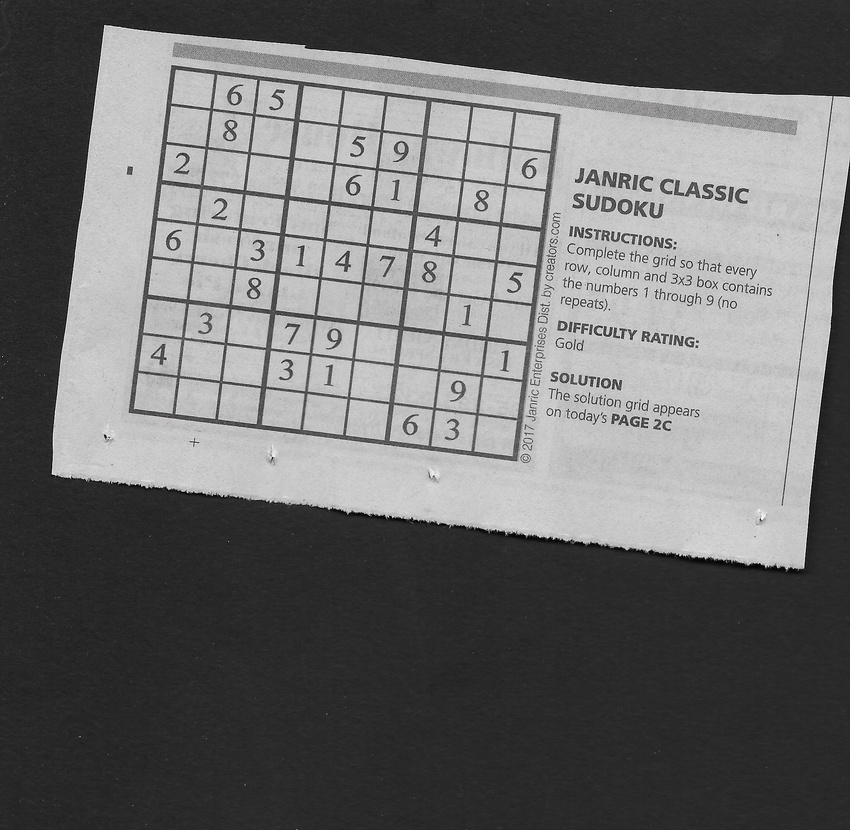
%> input picture Project Code/SCAN00051.JPG, 850 x 830 px, shrunk from 2000 x 1952 before the run
$ octave --eval "run_analysis('SCAN00051.JPG');"   (GNU Octave 9; MATLAB toolbox functions it lacks are replaced by stand-ins)
%> lines starting %> are read from the running program, lines starting %| are printed output that depends on the picture; in (x1, y1, x2, y2) boxes, pixels count from 0 and x2, y2 are one past the last pixel; in counts of white or black regions, pixels touching at a corner belong together; the program's own positions count from 1
### Project Code/find_angle.m
% Created by Sahil Pethe (ssp5329@rit.edu)

function angle = find_angle(img)
% This function is used to find the anlge we have to rotate the entire
% image by in order to get the individual squares to perform OCR on

% finding all the connected components in the image and filling the largest
% white space with black
CC = bwconncomp(img);
numPixels = cellfun(@numel,CC.PixelIdxList);
[biggest,idx] = max(numPixels);
img(CC.PixelIdxList{idx}) = 0;

% code for hough lines
img = edge(img,'canny');
[H,T,R] = hough(img);
P  = houghpeaks(H,5,'threshold',ceil(0.3*max(H(:))));

% finding the hough lines using the T, R and P values we got using the
% hough function
lines = houghlines(img,T,R,P,'FillGap',10,'MinLength',7);

% finding the end points of the line. Here it doesn't matter which line we
% take because we to just find the angle. Even if the line is
% perpendicular, it is fine since we will rotate it by 90 degrees
point1 = lines(2).point1;
point2 = lines(2).point2;

% calculating the slope of the line and finding the angle of the line to
% know what angle to rotate it by
slope = (point1(1)-point2(1))/(point1(2)-point2(2));
angle = atand(slope);

end

### Project Code/run_analysis.m
% Created by Sahil Pethe (ssp5329@rit.edu)

function run_analysis(filename)
%> called with filename = 'SCAN00051.JPG'
% this function is used to run the analysis on the images by using im2bw
% thresholding and then using function find_angle() to find the angle after
% which the entire image is rotated after which bwlabel is used to
% get the coordinates of the connected areas and then using max(r) and
% min(r) to get the min and max values of the rows and same for columns. We
% use this to get the square area we are trying to foucs on. After this, we
% use OCR to find the best guess for the number in the square.

% adding the test images path
addpath( '../TEST_IMAGES');
addpath( '../../TEST_IMAGES');

% reading the file name
img = imread(filename);
%> img is the input picture: size 830x850x3 uint8; mean R, G, B 110.7, 110.7, 110.7

% converting to black and white using thresholding
img1 = im2bw(img);
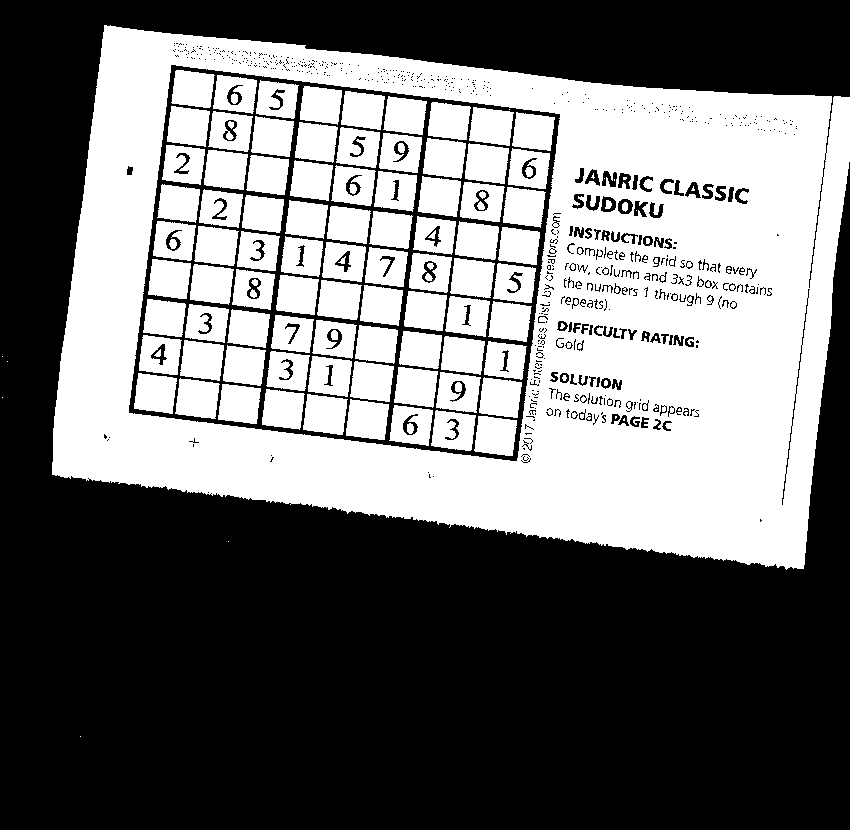
%> img1: size 830x850 logical; 44.2% white; 129 white regions (23 under 20 px), largest, box (x1, y1, x2, y2) and area: (52, 25, 850, 570) 201762, (303, 394, 348, 435) 1472, (465, 143, 509, 184) 1469

% finding angle to rotate the entire image by
angle = find_angle(img1);
%> in find_angle, `CC = bwconncomp(img);`: CC = 129 connected components
%> in find_angle, `numPixels = cellfun(@numel,CC.PixelIdxList);`: numPixels = 129 values, max 201762 at index 4, min 1 at index 1, mean 2417.2
%> in find_angle, `[biggest,idx] = max(numPixels);`: biggest = 201762; idx = 4
%> in find_angle, `[H,T,R] = hough(img);`:
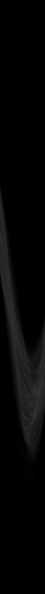
%> H: size 2375x180 double (shown at 1/4 size); min 0, max 295, mean 6.3; drawn with min black and max white
%> in find_angle, `[H,T,R] = hough(img);`: T = 180 values from -90 to 89; R = 2375 values from -1187 to 1187
%> in find_angle, `P  = houghpeaks(H,5,'threshold',ceil(0.3*max(H(:))));`: P = [876 8; 914 8; 953 8; 834 8; 1623 98]
%> in find_angle, `lines = houghlines(img,T,R,P,'FillGap',10,'MinLength',7);`: lines = 13 lines; longest, point1 to point2 (x, y): (144, 333) to (523, 379), (149, 295) to (527, 342), (139, 375) to (517, 421), (157, 257) to (532, 303), (413, 211) to (413, 219), (391, 390) to (391, 397)
%> in find_angle, `point1 = lines(2).point1;`: point1 = [149 295]
%> in find_angle, `point2 = lines(2).point2;`: point2 = [527 342]
%> in find_angle, `slope = (point1(1)-point2(1))/(point1(2)-point2(2));`: slope = 8.04
%> in find_angle, `angle = atand(slope);`: angle = 82.91
%> angle = 82.91

% rotating the original image as well as the modified image
img = imrotate(img, -angle);
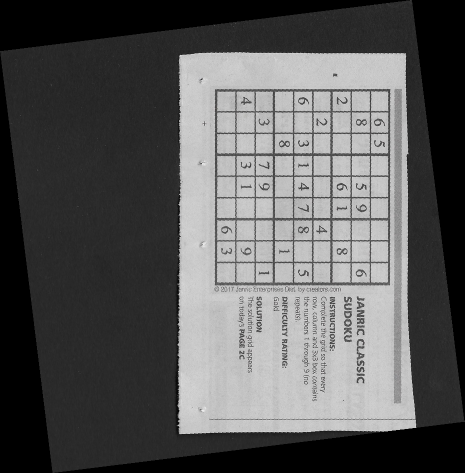
%> img: size 946x929x3 uint8 (shown at 1/2 size); mean R, G, B 88.8, 88.8, 88.8
img1 = imrotate(img1, -angle);
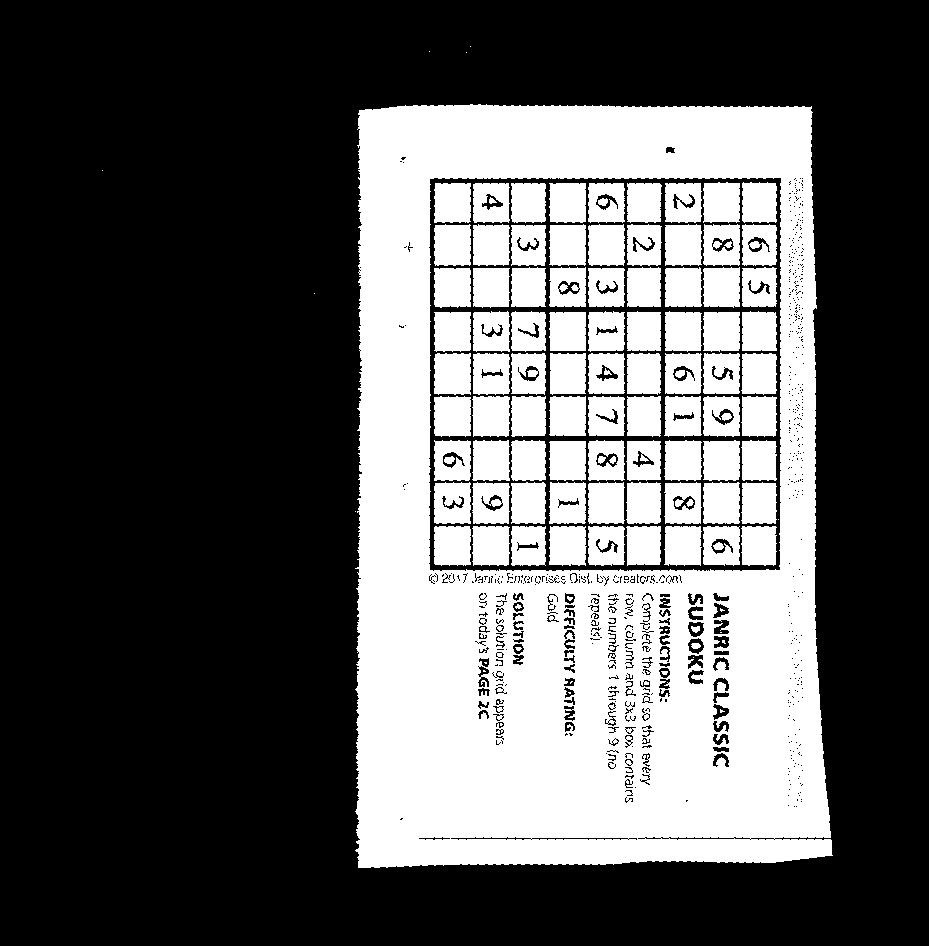
%> img1: size 946x929 logical; 35.5% white; 119 white regions (20 under 20 px), largest, box (x1, y1, x2, y2) and area: (355, 104, 833, 868) 201747, (434, 353, 471, 395) 1473, (703, 482, 740, 524) 1470
imshow(img);

% finding all the connected components in the image and filling the largest
% white space with black
CC = bwconncomp(img1);
%> CC = 119 connected components
numPixels = cellfun(@numel,CC.PixelIdxList);
%> numPixels = 119 values, max 201747 at index 4, min 1 at index 1, mean 2620.1
[biggest,idx] = max(numPixels);
%> biggest = 201747; idx = 4
img1(CC.PixelIdxList{idx}) = 0;
%> img1: size 946x929 logical; 12.5% white; 118 white regions (20 under 20 px), largest, box (x1, y1, x2, y2) and area: (434, 353, 471, 395) 1473, (703, 482, 740, 524) 1470, (434, 224, 471, 266) 1464

% using opening to find the white islands
se = strel('disk', 3);
img4 = imopen(img1, se);
%> img4: size 946x929 logical; 12.3% white; 100 white regions, largest, box (x1, y1, x2, y2) and area: (703, 483, 740, 524) 1457, (434, 353, 471, 395) 1456, (434, 225, 471, 266) 1451


% the resulting image might not be free of white specs or salt noise but we
% are using a certain condition to filter out the low area regions early on
% befored doing analysis

% we use bwlabel to get the number of total islands in the image (this may
% be higher or equal to the number of cells in the sudokus in the image)
[L, num] = bwlabel(img4, 8);
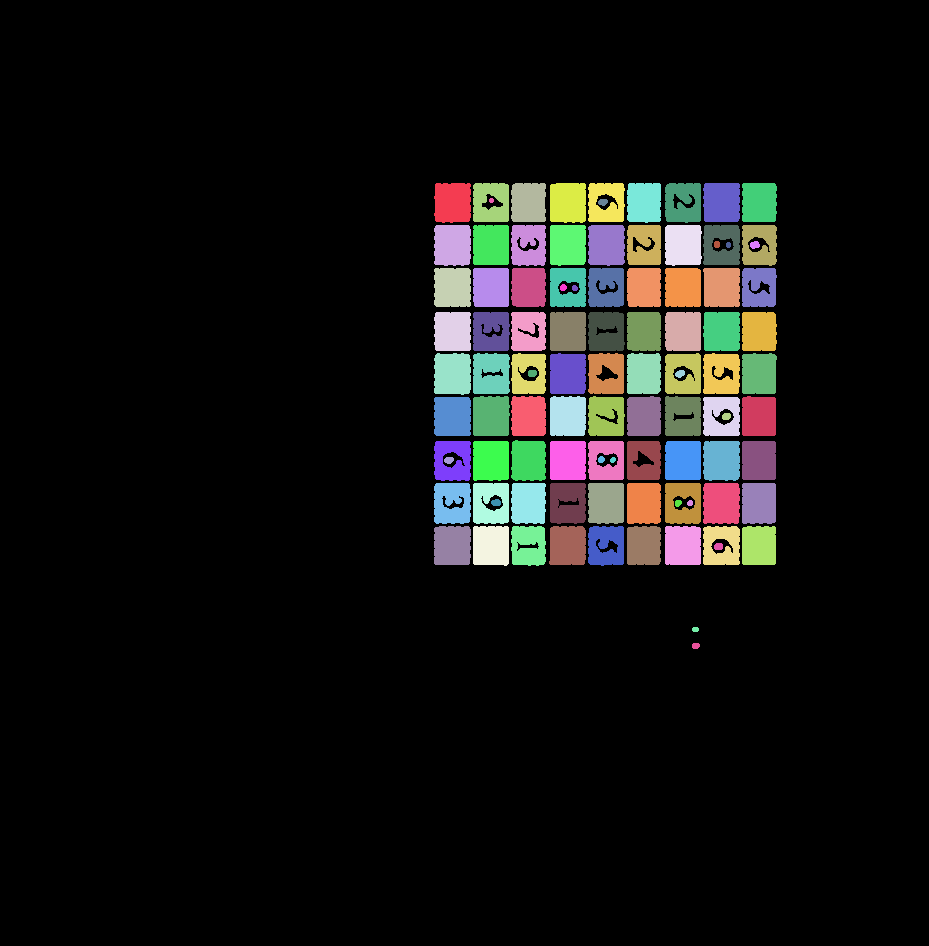
%> L: size 946x929 double; 101 distinct labels, from 0 to 100; one colour per label, 0 black
%> num = 100

% we use this for loop to iterate through each cell and perform recogntion
% of the numbers in the cell
for i = 1:num
    % iterating through each cell given by the label number
    [r, c] = find(L == i);

    % ignoring artifacts small enough to not be considered as a die
    if max(r) - min(r) > 30 && max(c) - min(c) > 30
        try


            % cropping image to further analyze the cell in question. we
            % decrease the boundary by 2 pixel on each side for better
            % character recognition. We use try to ignore the index out of
            % bounds exception when providing indices to crop the image
            % (just in case this happens. Though it shouldn't)
            cropped_part = img(min(r)+2: max(r)-2, min(c)+2:max(c)-2);

            % show the cropped part
            imshow(cropped_part);

            % in the below block of code, we perform OCR 4 times, each time
            % rotating the image by 90 degrees and storing the results of
            % the recognition

            % OCR #1
            ocrResults = ocr(cropped_part,'CharacterSet','123456789', 'TextLayout','word');
            aa = deblank(ocrResults.Text);
            ab = ocrResults.WordConfidences;

            cropped_part = imrotate(cropped_part, -90);

            % show the cropped part
            imshow(cropped_part);

            % OCR #2
            ocrResults = ocr(cropped_part,'CharacterSet','123456789','TextLayout','word');
            ba = deblank(ocrResults.Text);
            bb = ocrResults.WordConfidences;

            cropped_part = imrotate(cropped_part, -90);

            % show the cropped part
            imshow(cropped_part);


            % OCR #3
            ocrResults = ocr(cropped_part,'CharacterSet','123456789','TextLayout','word');
            ca = deblank(ocrResults.Text);
            cb = ocrResults.WordConfidences;

            cropped_part = imrotate(cropped_part, -90);

            % show the cropped part
            imshow(cropped_part);

            % OCR #4
            ocrResults = ocr(cropped_part,'CharacterSet','123456789','TextLayout','word');
            da = deblank(ocrResults.Text);
            db = ocrResults.WordConfidences;

            max_confidence = single(0);


            % below block of if statements is used to find the maximum
            % degree of confidence
            if max_confidence < ab
               max_confidence = ab;
            end
            if max_confidence < bb
               max_confidence = bb;
            end
            if max_confidence < cb
               max_confidence = cb;
            end
            if max_confidence < db
               max_confidence = db;
            end


            % below block of if statements will get the text identified by
            % OCR with the corresponding maximum degree of confidence
            if max_confidence == ab
                disp(aa);
            end
            if max_confidence == bb
                disp(ba);
            end
            if max_confidence == cb
                disp(ca);
            end
            if max_confidence == db
                disp(da);
            end

            % show the cropped part
            imshow(cropped_part);
            pause(0.2);


        catch

        end
    end

end
%> this loop made 100 passes
%> pass 1, in run_analysis, `cropped_part = img(min(r)+2: max(r)-2, min(c)+2:max(c)-2);`:
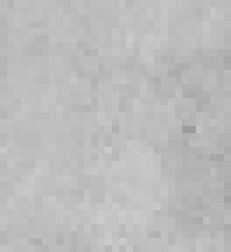
%> cropped_part: size 36x33 uint8 (shown 7 times larger); min 156, max 205, mean 188.1

end

$ run again, on Project Code/SCAN00101.JPG
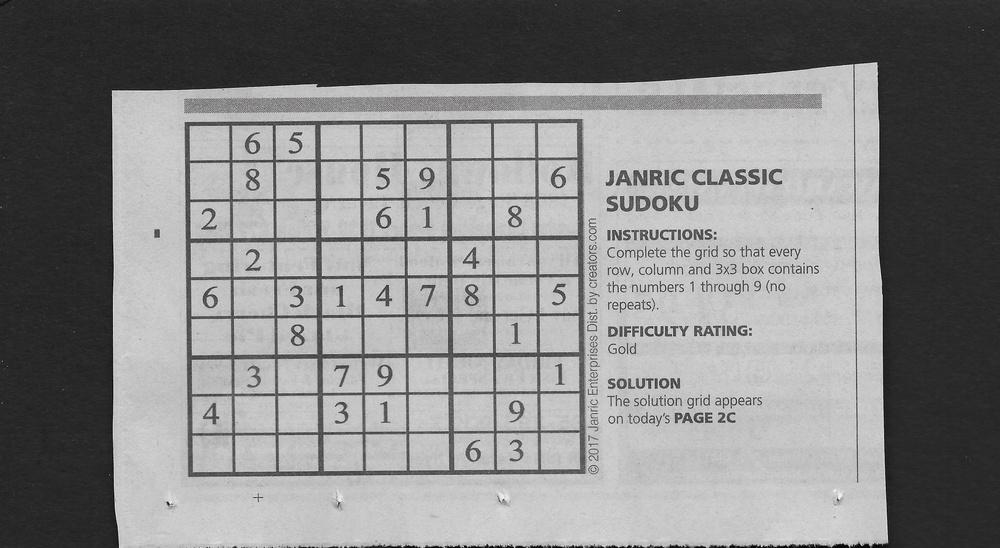
%> input picture Project Code/SCAN00101.JPG, 1000 x 548 px, shrunk from 4640 x 2544 before the run
%> in run_analysis, img is the input picture: size 548x1000x3 uint8; mean R, G, B 133.2, 133.2, 133.2
%> in run_analysis, `img1 = im2bw(img);`:
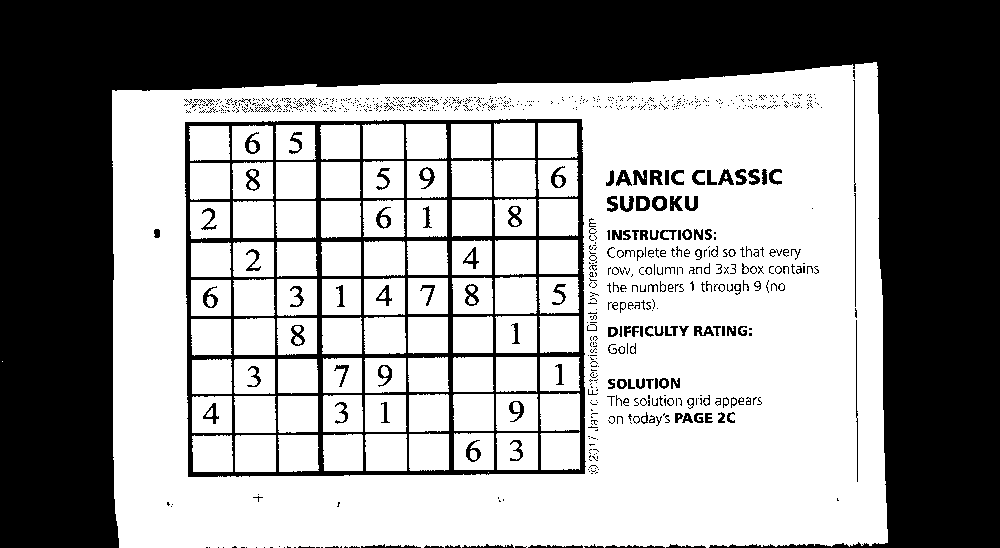
%> img1: size 548x1000 logical; 58.4% white; 855 black regions (675 under 20 px), largest, box (x1, y1, x2, y2) and area: (0, 0, 1000, 548) 190098, (185, 119, 586, 477) 24441, (856, 320, 858, 482) 167
%> in find_angle, `CC = bwconncomp(img);`: CC = 126 connected components
%> in find_angle, `numPixels = cellfun(@numel,CC.PixelIdxList);`: numPixels = 126 values, max 206967 at index 2, min 1 at index 1, mean 2541.4
%> in find_angle, `[biggest,idx] = max(numPixels);`: biggest = 206967; idx = 2
%> T = 180 values from -90 to 89; R = 2279 values from -1139 to 1139
%> P = [788 1; 939 1; 710 1; 898 1; 746 1]
%> lines = 6 lines; point1 to point2 (x, y): (239, 202) to (393, 202), (429, 395) to (580, 395), (405, 353) to (553, 353), (426, 431) to (566, 431), (226, 243) to (366, 243), (565, 353) to (576, 353)
%> point1 = [565 353]
%> point2 = [576 353]
%> slope = -Inf
%> in find_angle, `angle = atand(slope);`: angle = -90
%> in run_analysis, `CC = bwconncomp(img1);`: CC = 126 connected components
%> in run_analysis, `numPixels = cellfun(@numel,CC.PixelIdxList);`: numPixels = 126 values, max 206967 at index 1, min 1 at index 27, mean 2541.4
%> in run_analysis, `[biggest,idx] = max(numPixels);`: biggest = 206967; idx = 1
%> img4: size 1000x548 logical; 20.4% white; 102 white regions, largest, box (x1, y1, x2, y2) and area: (434, 593, 471, 635) 1526, (160, 464, 197, 506) 1525, (435, 724, 472, 765) 1512
%> L: size 1000x548 double; 103 distinct labels, from 0 to 102
%> num = 102
%> the loop in run_analysis, `for i = 1:num` made 102 passes
%> after the loop in run_analysis, `for i = 1:num`:
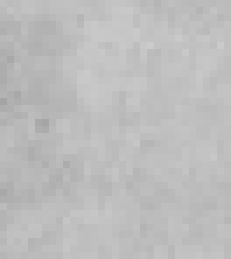
%> cropped_part: size 37x33 uint8 (shown 7 times larger); min 164, max 203, mean 188.7
